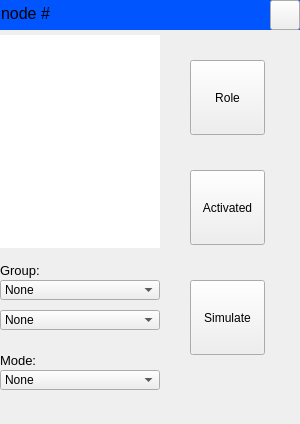
<?xml version="1.0" encoding="UTF-8"?>
<ui version="4.0">
 <class>node1</class>
 <widget class="QWidget" name="node1">
  <property name="geometry">
   <rect>
    <x>0</x>
    <y>0</y>
    <width>300</width>
    <height>424</height>
   </rect>
  </property>
  <property name="sizePolicy">
   <sizepolicy hsizetype="Preferred" vsizetype="Preferred">
    <horstretch>0</horstretch>
    <verstretch>0</verstretch>
   </sizepolicy>
  </property>
  <property name="minimumSize">
   <size>
    <width>300</width>
    <height>424</height>
   </size>
  </property>
  <property name="maximumSize">
   <size>
    <width>300</width>
    <height>424</height>
   </size>
  </property>
  <property name="windowTitle">
   <string>Form</string>
  </property>
  <property name="styleSheet">
   <string notr="true"/>
  </property>
  <widget class="QGroupBox" name="groupBox">
   <property name="geometry">
    <rect>
     <x>0</x>
     <y>0</y>
     <width>300</width>
     <height>30</height>
    </rect>
   </property>
   <property name="autoFillBackground">
    <bool>false</bool>
   </property>
   <property name="styleSheet">
    <string notr="true">background-color:rgb(0, 85, 255);
border:none;</string>
   </property>
   <property name="title">
    <string/>
   </property>
   <widget class="QLabel" name="Header">
    <property name="geometry">
     <rect>
      <x>1</x>
      <y>5</y>
      <width>251</width>
      <height>16</height>
     </rect>
    </property>
    <property name="font">
     <font>
      <pointsize>12</pointsize>
     </font>
    </property>
    <property name="text">
     <string>node #</string>
    </property>
   </widget>
  </widget>
  <widget class="QPushButton" name="closeButton">
   <property name="geometry">
    <rect>
     <x>270</x>
     <y>0</y>
     <width>30</width>
     <height>30</height>
    </rect>
   </property>
   <property name="text">
    <string/>
   </property>
  </widget>
  <widget class="QLabel" name="PhotoLbl">
   <property name="geometry">
    <rect>
     <x>0</x>
     <y>35</y>
     <width>160</width>
     <height>213</height>
    </rect>
   </property>
   <property name="styleSheet">
    <string notr="true">background-color: rgb(255, 255, 255);</string>
   </property>
   <property name="text">
    <string/>
   </property>
  </widget>
  <widget class="QLabel" name="GroupLbl">
   <property name="geometry">
    <rect>
     <x>0</x>
     <y>260</y>
     <width>160</width>
     <height>20</height>
    </rect>
   </property>
   <property name="font">
    <font>
     <pointsize>10</pointsize>
    </font>
   </property>
   <property name="text">
    <string>Group:</string>
   </property>
  </widget>
  <widget class="QComboBox" name="Group1CB">
   <property name="geometry">
    <rect>
     <x>0</x>
     <y>280</y>
     <width>160</width>
     <height>20</height>
    </rect>
   </property>
   <item>
    <property name="text">
     <string>None</string>
    </property>
   </item>
   <item>
    <property name="text">
     <string>1</string>
    </property>
   </item>
   <item>
    <property name="text">
     <string>2</string>
    </property>
   </item>
   <item>
    <property name="text">
     <string>3</string>
    </property>
   </item>
   <item>
    <property name="text">
     <string>4</string>
    </property>
   </item>
  </widget>
  <widget class="QComboBox" name="Group2CB">
   <property name="geometry">
    <rect>
     <x>0</x>
     <y>310</y>
     <width>160</width>
     <height>20</height>
    </rect>
   </property>
   <item>
    <property name="text">
     <string>None</string>
    </property>
   </item>
   <item>
    <property name="text">
     <string>1</string>
    </property>
   </item>
   <item>
    <property name="text">
     <string>2</string>
    </property>
   </item>
   <item>
    <property name="text">
     <string>3</string>
    </property>
   </item>
   <item>
    <property name="text">
     <string>4</string>
    </property>
   </item>
  </widget>
  <widget class="QLabel" name="ModeLbl">
   <property name="geometry">
    <rect>
     <x>0</x>
     <y>350</y>
     <width>160</width>
     <height>20</height>
    </rect>
   </property>
   <property name="font">
    <font>
     <pointsize>10</pointsize>
    </font>
   </property>
   <property name="text">
    <string>Mode:</string>
   </property>
  </widget>
  <widget class="QComboBox" name="ModeCB">
   <property name="geometry">
    <rect>
     <x>0</x>
     <y>370</y>
     <width>160</width>
     <height>20</height>
    </rect>
   </property>
   <item>
    <property name="text">
     <string>None</string>
    </property>
   </item>
   <item>
    <property name="text">
     <string>Off</string>
    </property>
   </item>
   <item>
    <property name="text">
     <string>Red</string>
    </property>
   </item>
   <item>
    <property name="text">
     <string>Green</string>
    </property>
   </item>
   <item>
    <property name="text">
     <string>Blue</string>
    </property>
   </item>
  </widget>
  <widget class="QPushButton" name="RoleButton">
   <property name="geometry">
    <rect>
     <x>190</x>
     <y>60</y>
     <width>75</width>
     <height>75</height>
    </rect>
   </property>
   <property name="text">
    <string>Role</string>
   </property>
  </widget>
  <widget class="QLabel" name="DeletedLbl">
   <property name="geometry">
    <rect>
     <x>190</x>
     <y>380</y>
     <width>91</width>
     <height>20</height>
    </rect>
   </property>
   <property name="font">
    <font>
     <pointsize>13</pointsize>
    </font>
   </property>
   <property name="text">
    <string/>
   </property>
  </widget>
  <widget class="QPushButton" name="ActivateButton">
   <property name="geometry">
    <rect>
     <x>190</x>
     <y>170</y>
     <width>75</width>
     <height>75</height>
    </rect>
   </property>
   <property name="text">
    <string>Activated</string>
   </property>
  </widget>
  <widget class="QPushButton" name="SimulateButton">
   <property name="geometry">
    <rect>
     <x>190</x>
     <y>280</y>
     <width>75</width>
     <height>75</height>
    </rect>
   </property>
   <property name="text">
    <string>Simulate</string>
   </property>
  </widget>
 </widget>
 <resources/>
 <connections/>
</ui>
